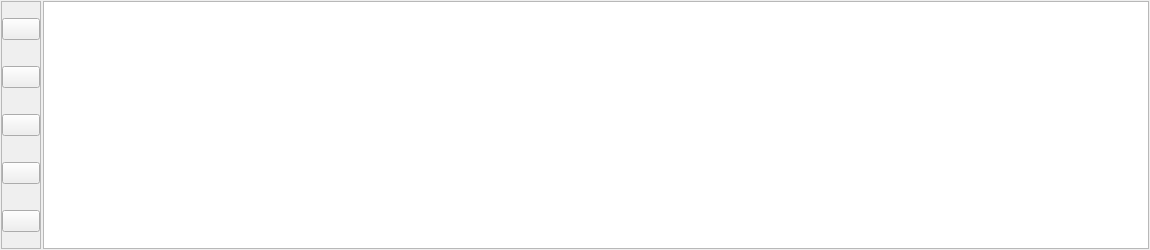
         <widget class="QFrame" name="memoriesFrame">
          <property name="geometry">
           <rect>
            <x>150</x>
            <y>10</y>
            <width>1150</width>
            <height>250</height>
           </rect>
          </property>
          <property name="sizePolicy">
           <sizepolicy hsizetype="Fixed" vsizetype="Fixed">
            <horstretch>0</horstretch>
            <verstretch>0</verstretch>
           </sizepolicy>
          </property>
          <property name="minimumSize">
           <size>
            <width>1150</width>
            <height>250</height>
           </size>
          </property>
          <property name="maximumSize">
           <size>
            <width>1150</width>
            <height>250</height>
           </size>
          </property>
          <property name="frameShape">
           <enum>QFrame::NoFrame</enum>
          </property>
          <property name="frameShadow">
           <enum>QFrame::Raised</enum>
          </property>
          <layout class="QGridLayout" name="gridLayout_4">
           <property name="leftMargin">
            <number>1</number>
           </property>
           <property name="topMargin">
            <number>1</number>
           </property>
           <property name="rightMargin">
            <number>1</number>
           </property>
           <property name="bottomMargin">
            <number>1</number>
           </property>
           <property name="horizontalSpacing">
            <number>2</number>
           </property>
           <property name="verticalSpacing">
            <number>1</number>
           </property>
           <item row="0" column="1">
            <widget class="QTableWidget" name="memoriesTableWidget">
             <property name="styleSheet">
              <string notr="true"/>
             </property>
             <property name="frameShape">
              <enum>QFrame::StyledPanel</enum>
             </property>
             <property name="autoScrollMargin">
              <number>5</number>
             </property>
             <property name="dragEnabled">
              <bool>true</bool>
             </property>
             <property name="dragDropOverwriteMode">
              <bool>false</bool>
             </property>
             <property name="dragDropMode">
              <enum>QAbstractItemView::DragDrop</enum>
             </property>
             <property name="alternatingRowColors">
              <bool>false</bool>
             </property>
             <property name="selectionBehavior">
              <enum>QAbstractItemView::SelectRows</enum>
             </property>
             <property name="sortingEnabled">
              <bool>true</bool>
             </property>
             <property name="columnCount">
              <number>12</number>
             </property>
             <attribute name="horizontalHeaderVisible">
              <bool>false</bool>
             </attribute>
             <attribute name="horizontalHeaderDefaultSectionSize">
              <number>90</number>
             </attribute>
             <attribute name="horizontalHeaderShowSortIndicator" stdset="0">
              <bool>true</bool>
             </attribute>
             <column>
              <property name="text">
               <string>Frequency</string>
              </property>
              <property name="font">
               <font>
                <family>Sans Serif</family>
               </font>
              </property>
             </column>
             <column>
              <property name="text">
               <string>Name</string>
              </property>
             </column>
             <column>
              <property name="text">
               <string>TX Shift</string>
              </property>
             </column>
             <column>
              <property name="text">
               <string>RX Mode</string>
              </property>
             </column>
             <column>
              <property name="text">
               <string>TX Mode</string>
              </property>
             </column>
             <column>
              <property name="text">
               <string>Squelch</string>
              </property>
             </column>
             <column>
              <property name="text">
               <string>Volume</string>
              </property>
             </column>
             <column>
              <property name="text">
               <string>TX Power</string>
              </property>
             </column>
             <column>
              <property name="text">
               <string>RX Gain</string>
              </property>
             </column>
             <column>
              <property name="text">
               <string>RX CTCSS</string>
              </property>
             </column>
             <column>
              <property name="text">
               <string>TX CTCSS</string>
              </property>
             </column>
             <column>
              <property name="text">
               <string>Skip</string>
              </property>
             </column>
            </widget>
           </item>
           <item row="0" column="0">
            <widget class="QFrame" name="memoryControlsFrame">
             <property name="sizePolicy">
              <sizepolicy hsizetype="Fixed" vsizetype="MinimumExpanding">
               <horstretch>0</horstretch>
               <verstretch>0</verstretch>
              </sizepolicy>
             </property>
             <property name="minimumSize">
              <size>
               <width>40</width>
               <height>0</height>
              </size>
             </property>
             <property name="maximumSize">
              <size>
               <width>40</width>
               <height>16777215</height>
              </size>
             </property>
             <property name="autoFillBackground">
              <bool>false</bool>
             </property>
             <property name="styleSheet">
              <string notr="true"/>
             </property>
             <property name="frameShape">
              <enum>QFrame::StyledPanel</enum>
             </property>
             <property name="frameShadow">
              <enum>QFrame::Raised</enum>
             </property>
             <property name="lineWidth">
              <number>0</number>
             </property>
             <layout class="QVBoxLayout" name="verticalLayout_6">
              <property name="spacing">
               <number>10</number>
              </property>
              <property name="leftMargin">
               <number>0</number>
              </property>
              <property name="topMargin">
               <number>0</number>
              </property>
              <property name="rightMargin">
               <number>0</number>
              </property>
              <property name="bottomMargin">
               <number>0</number>
              </property>
              <item>
               <widget class="QPushButton" name="addChannelButton">
                <property name="toolTip">
                 <string>Add memory</string>
                </property>
                <property name="text">
                 <string/>
                </property>
                <property name="icon">
                 <iconset>
                  <normalon>:/res/list-add.png</normalon>
                 </iconset>
                </property>
               </widget>
              </item>
              <item>
               <widget class="QPushButton" name="removeChannelButton">
                <property name="toolTip">
                 <string>Delete memory</string>
                </property>
                <property name="text">
                 <string/>
                </property>
                <property name="icon">
                 <iconset>
                  <normalon>:/res/list-remove.png</normalon>
                 </iconset>
                </property>
               </widget>
              </item>
              <item>
               <widget class="QPushButton" name="saveChannelsButton">
                <property name="toolTip">
                 <string>Save channels</string>
                </property>
                <property name="text">
                 <string/>
                </property>
                <property name="icon">
                 <iconset>
                  <normalon>:/res/document-save.png</normalon>
                 </iconset>
                </property>
                <property name="iconSize">
                 <size>
                  <width>24</width>
                  <height>24</height>
                 </size>
                </property>
               </widget>
              </item>
              <item>
               <widget class="QPushButton" name="memoryScanUpButton">
                <property name="toolTip">
                 <string>Memory Scan Up</string>
                </property>
                <property name="text">
                 <string/>
                </property>
                <property name="icon">
                 <iconset resource="resources.qrc">
                  <normaloff>:/res/arrow-right-double.png</normaloff>
                  <normalon>:/res/go-last-view.png</normalon>
                  <activeoff>:/res/arrow-right-double.png</activeoff>
                  <activeon>:/res/go-last-view.png</activeon>
                  <selectedoff>:/res/arrow-right-double.png</selectedoff>
                  <selectedon>:/res/go-last-view.png</selectedon>:/res/arrow-right-double.png</iconset>
                </property>
                <property name="checkable">
                 <bool>true</bool>
                </property>
               </widget>
              </item>
              <item>
               <widget class="QPushButton" name="memoryScanDownButton">
                <property name="toolTip">
                 <string>Memory Scan Down</string>
                </property>
                <property name="text">
                 <string/>
                </property>
                <property name="icon">
                 <iconset>
                  <normalon>:/res/go-first-view.png</normalon>
                  <activeoff>:/res/arrow-left-double.png</activeoff>
                  <activeon>:/res/go-first-view.png</activeon>
                  <selectedoff>:/res/arrow-left-double.png</selectedoff>
                  <selectedon>:/res/go-first-view.png</selectedon>
                 </iconset>
                </property>
                <property name="checkable">
                 <bool>true</bool>
                </property>
               </widget>
              </item>
             </layout>
            </widget>
           </item>
          </layout>
         </widget>
